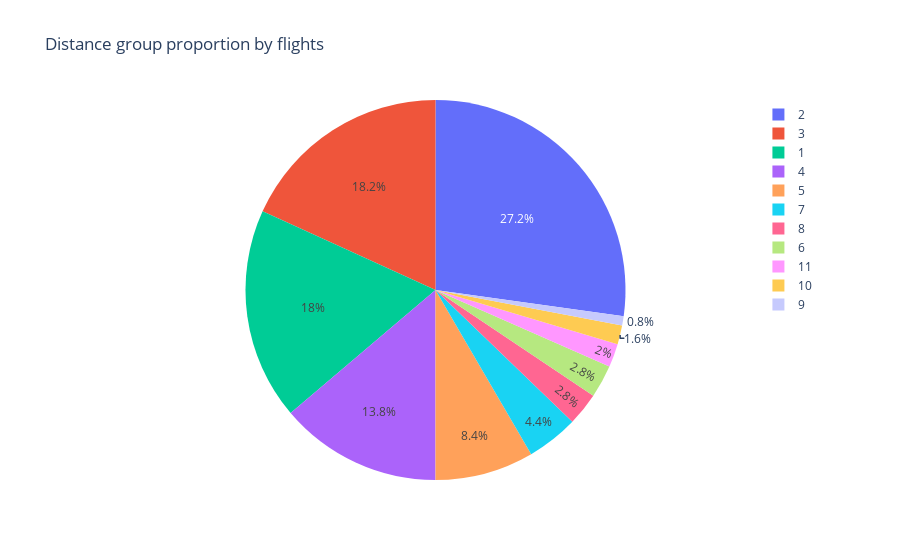

Notebook cell for this chart:
### Code cell
fig.show()

### Figure 1 — Plotly figure (JSON) as saved in the notebook; plotly's stock layout.template omitted (floating-point values rounded to 4 significant figures; data arrays with more than 128 entries replaced by an {"elided": "..."} marker saying what was removed)
{"data": [{"domain": {"x": [0, 1], "y": [0, 1]}, "hovertemplate": "DistanceGroup=%{label}<br>Flights=%{value}<extra></extra>", "labels": {"elided": "500 int values"}, "legendgroup": "", "name": "", "showlegend": true, "type": "pie", "values": {"elided": "500 int values"}}], "layout": {"legend": {"tracegroupgap": 0}, "title": {"text": "Distance group proportion by flights"}}}
